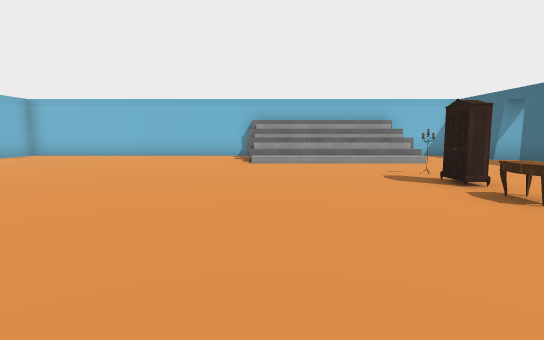
view 1 (above)

23 first-person views from a walk through a 3-D level made in the Unity game engine. The camera is 1.4 m above the floor, tilts 6° down and sees 80° across. The floor is counted in squares, 2 m on a side. Each view is taken from the middle of a square. On the plan, view 1 faces up. The plan holds only what a view shows up to about 10 squares ahead; the rest is blank. The place goes on beyond the plan. The player is left out. Door leaves are left out, so doorways stand open. Some surface patterns are stand-ins.

view 2
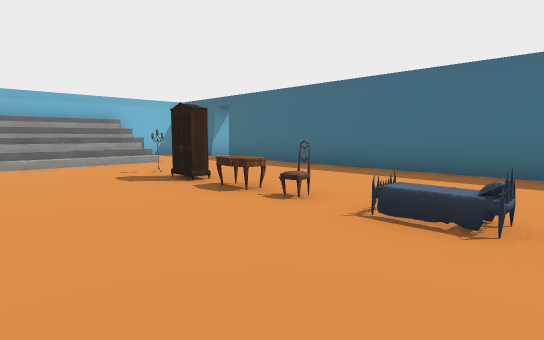

view 3
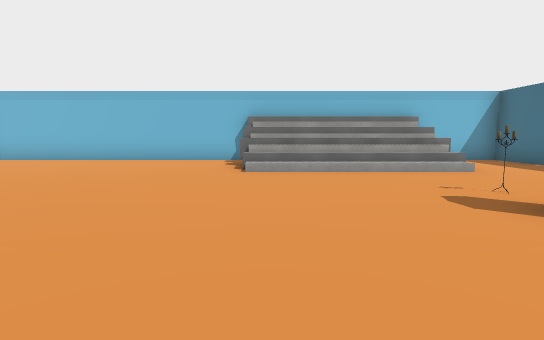

view 4
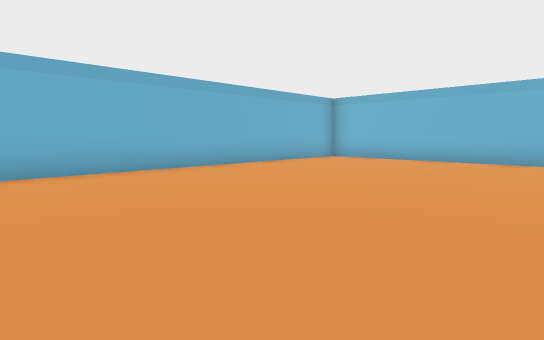

view 5
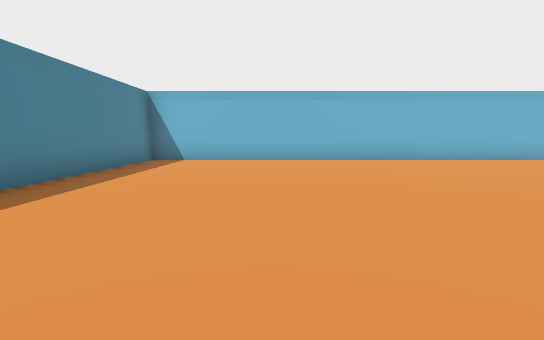

view 6
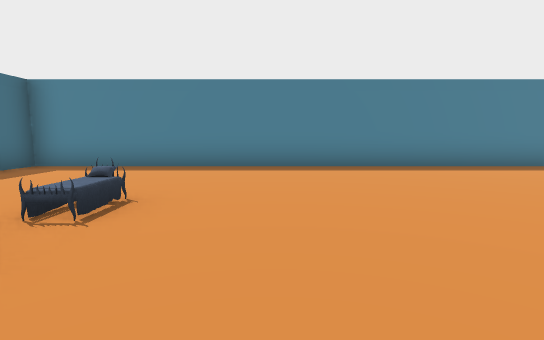

view 7
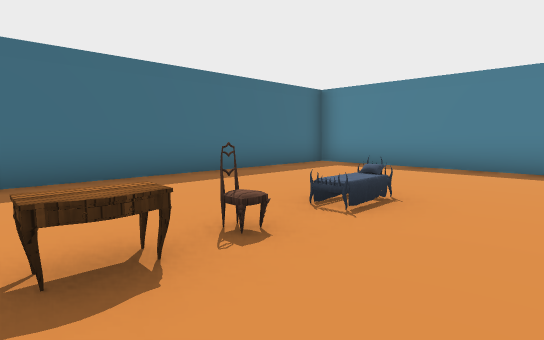

view 8
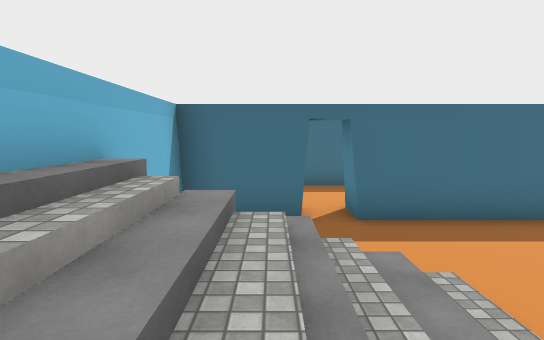

view 9
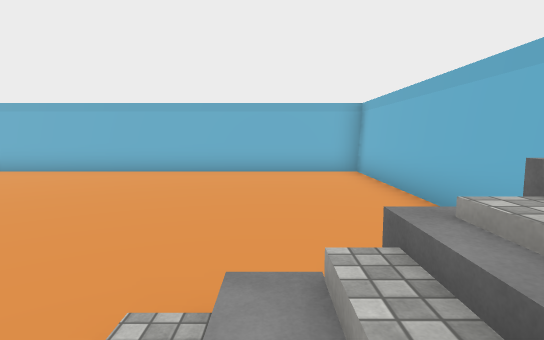

view 10
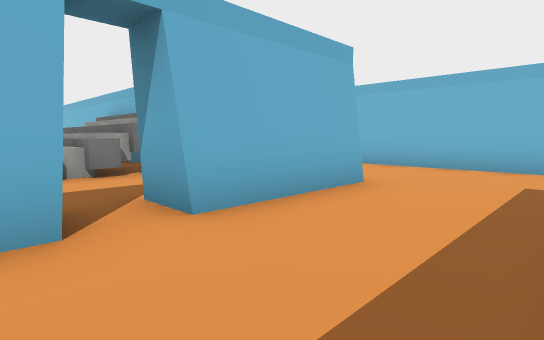

view 11
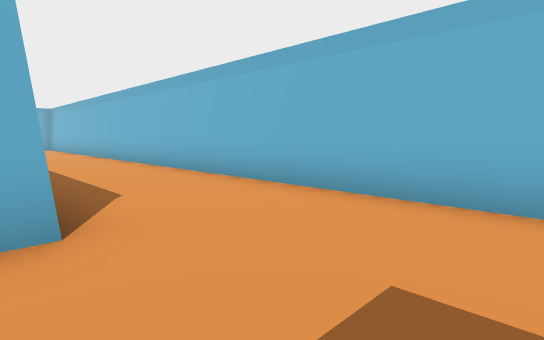

view 12
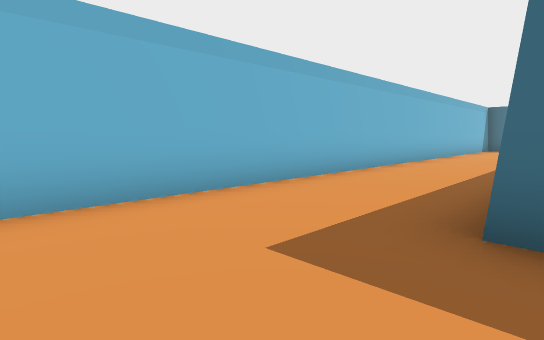

view 13
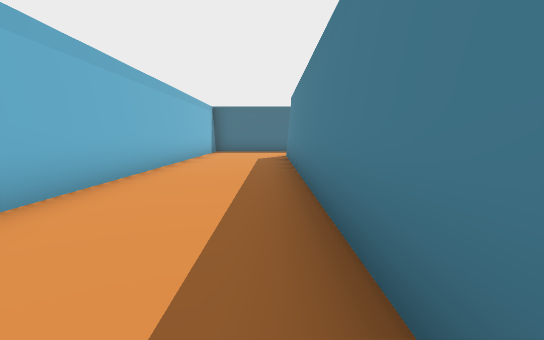

view 14
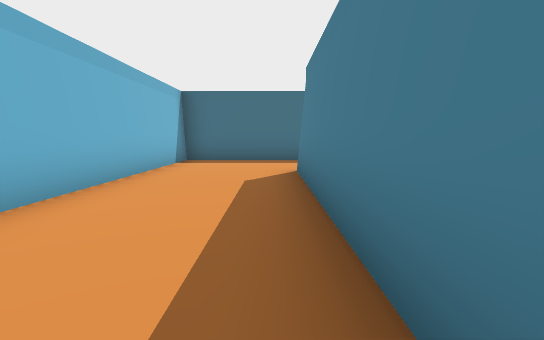

view 15
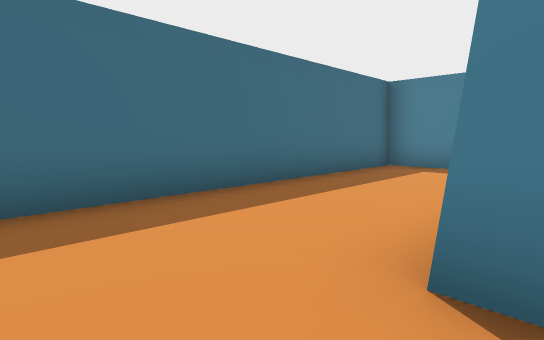

view 16
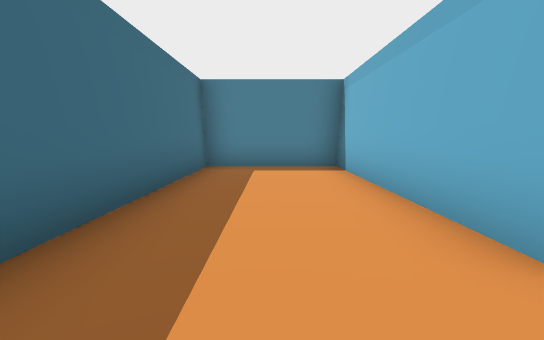

view 17
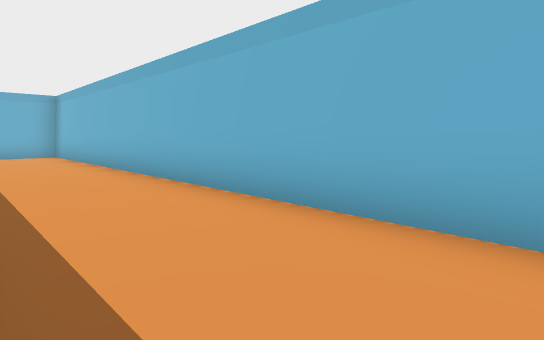

view 18
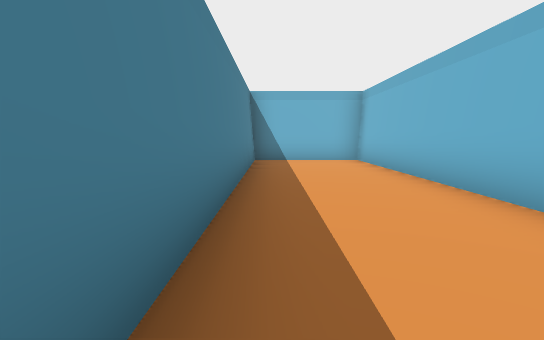

view 19
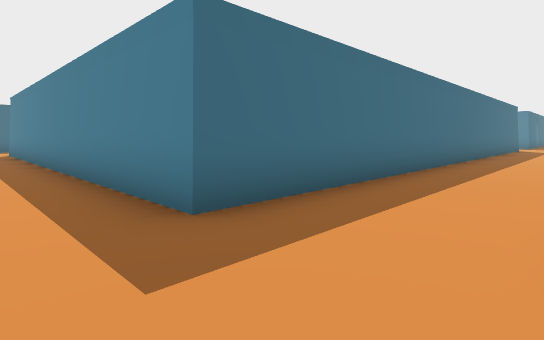

view 20
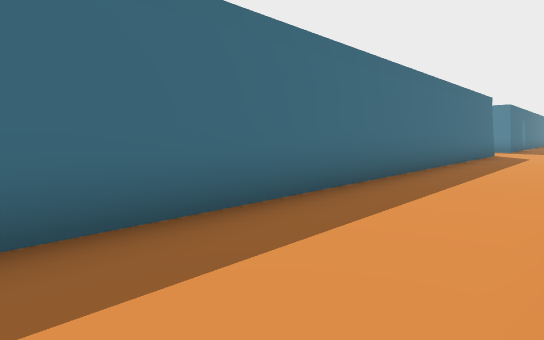

view 21
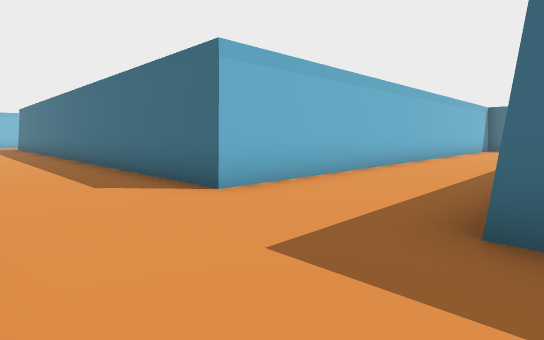

view 22
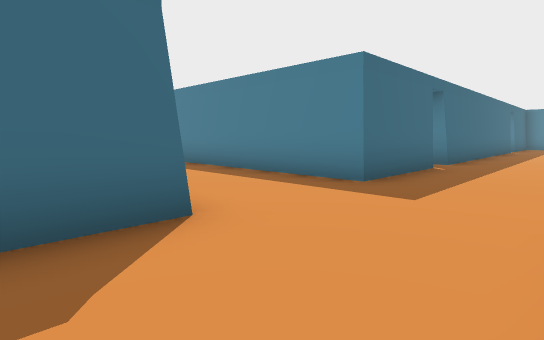

view 23
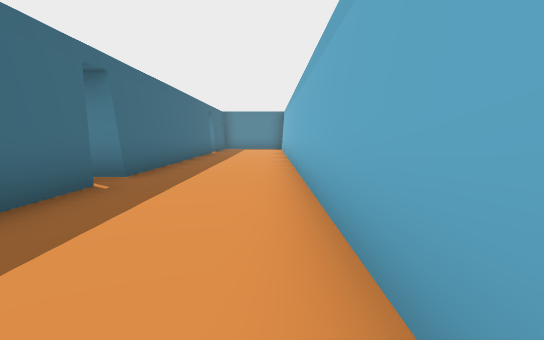

### Floor plan
Key: @ floor where view 1 was taken; # wall or solid block; . floor; / step, stairs or slope; D open door; = window, fence, low wall or low ledge; W wardrobe; E desk; C chair; B bed; O other object.
Columns run from 9 left of view 1 to 26 right of it. Each row starts with its distance up from view 1.
 16 ####################################
 15 #..................................#
 14 #..................................#
 13 #..................................#
 12 #################...############...#
 11 #......../////..#...#          #...#
 10 #......../////..#...#          #...#
  9 #........////=......#          #...#
  8 #...............#...#          #...#
  7 #...........D...#...#          #...#
  6 #...........O...#...#          #####
  5 #...........W...#...#
  4 #...............#...#
  3 #...........E...# ..#
  2 #...........C...# ..#
  1 #.........../...# ..#
  0 #........@..B...# ..#
 -1 #...............# ..#
 -2 #...............# ..#
 -3 #...............#...#
 -4 #################...#########
 -5                  ............
 -6                  ............
 -7                 #.........
 -8                 #...######
 -9                 #...#
-10                 #...#
-11                 #....
-12                 #...#
-13                 #...#
-14                 #...#
-15                 #...#
-16                 #...#

Positions as (right, up) in squares from view 1, and headings:
1: (0, 0), facing up
2: (0, 0), facing up-right
3: (0, 2), facing up
4: (-2, 2), facing up-left
5: (1, 0), facing left
6: (1, 4), facing down
7: (1, 4), facing down-right
8: (1, 10), facing right
9: (1, 9), facing left
10: (10, 8), facing up-left
11: (10, 12), facing up-left
12: (8, 12), facing up-right
13: (11, 13), facing right
14: (16, 13), facing right
15: (22, 14), facing down-right
16: (24, 14), facing down
17: (4, 13), facing up-left
18: (1, 13), facing left
19: (8, 14), facing down-right
20: (8, 9), facing down-right
21: (8, -8), facing up-right
22: (8, -3), facing down-right
23: (8, -6), facing down
